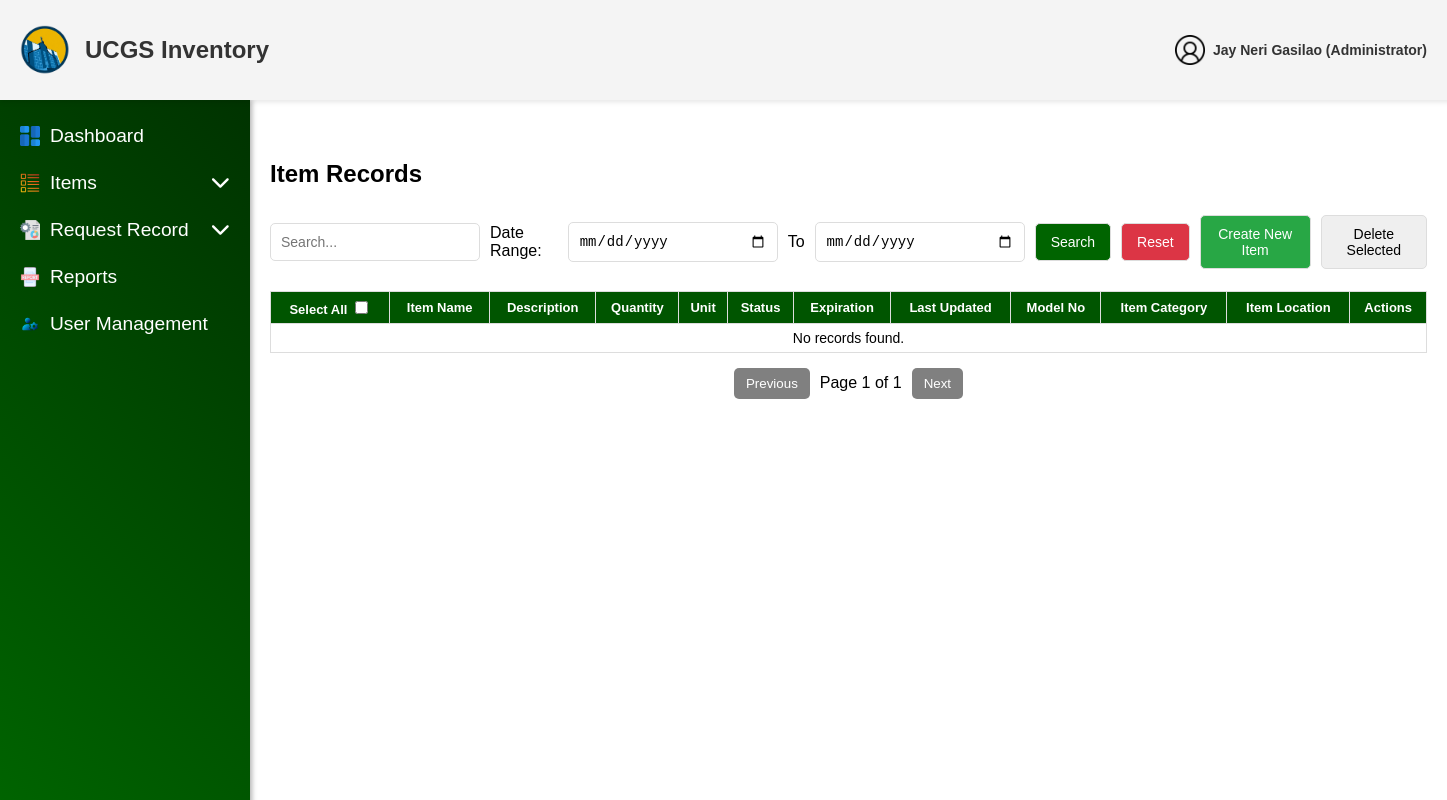
Before: /admin/ItemRecords.php (signed in) with the older database file.
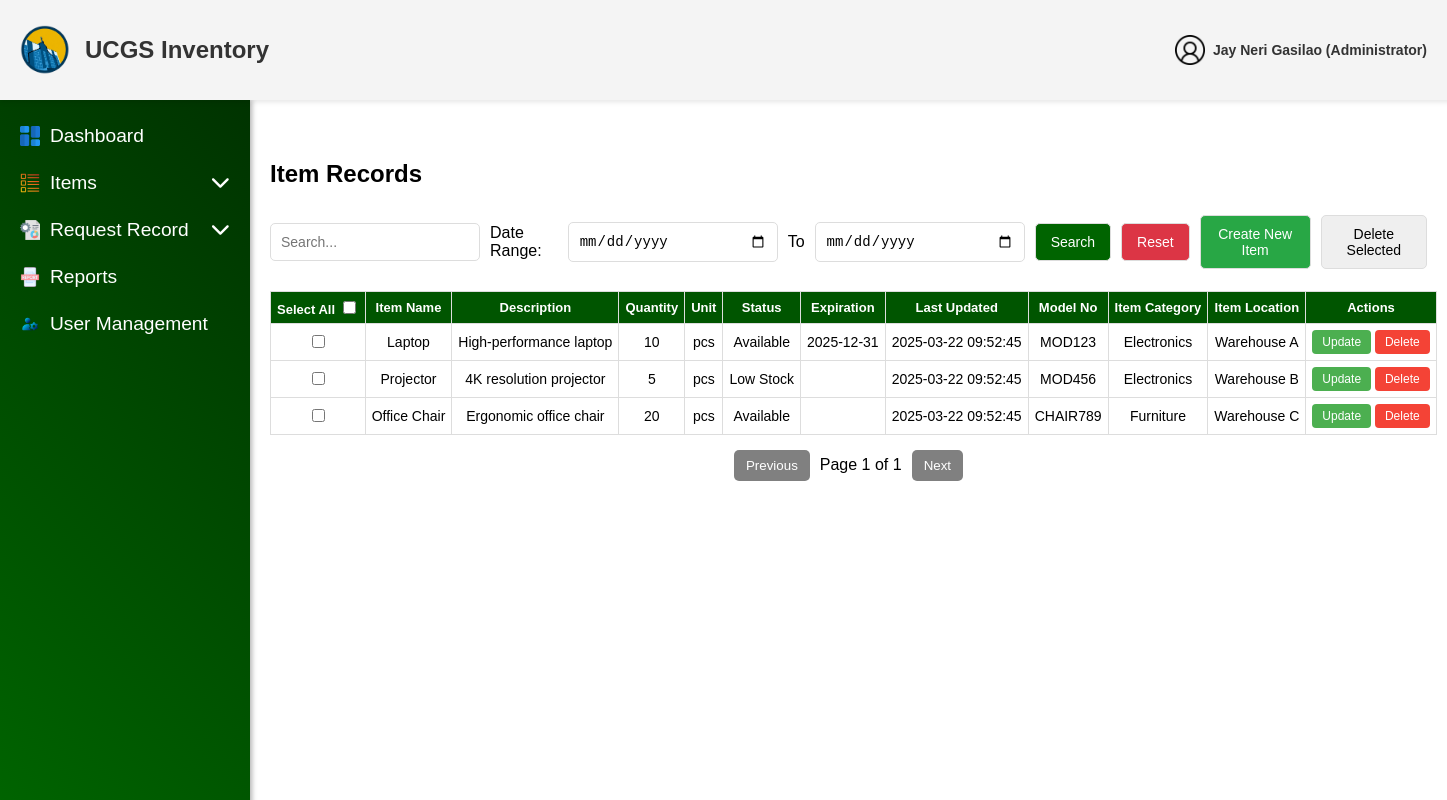
After: the same page with the newer database file.
### tables this page shows
CREATE TABLE IF NOT EXISTS items (
    item_id INT AUTO_INCREMENT PRIMARY KEY,
    item_no VARCHAR(50) UNIQUE NOT NULL,
    item_name VARCHAR(255) NOT NULL,
    description TEXT,
    quantity INT NOT NULL,
    unit VARCHAR(20),
    status ENUM('Available', 'Out of Stock', 'Low Stock') NOT NULL,
    reorder_point INT DEFAULT 0,
    model_no VARCHAR(50),
    item_category VARCHAR(50),
    item_location VARCHAR(50),
    expiration DATE DEFAULT NULL,
    brand VARCHAR(50),
    supplier VARCHAR(50),
    price_per_item DECIMAL(10,2),
    deleted_at DATETIME DEFAULT NULL,
    last_updated DATETIME NOT NULL DEFAULT CURRENT_TIMESTAMP ON UPDATE CURRENT_TIMESTAMP
);

### admin/ItemRecords.php (the view, shortened to what the changed rows need)
<?php
include '../config/db_connection.php';
function getLoggedInUser($conn) {
    $userId = $_SESSION['user_id'];
    $stmt = $conn->prepare("SELECT * FROM users WHERE user_id = ?");
    $stmt->bind_param("i", $userId);
    $stmt->execute();
    $result = $stmt->get_result();
    $user = $result->fetch_assoc();
    return $user;
}
$query = "SELECT * FROM items";
$result = $conn->query($query);
$loggedInUser = getLoggedInUser($conn);
?>
<!DOCTYPE html>
<html lang="en">
<head>
    <link rel="stylesheet" href="../css/records.css">
    <link rel="stylesheet" href="https://cdnjs.cloudflare.com/ajax/libs/font-awesome/6.5.1/css/all.min.css">
</head>
<body>
<div class="main-content">
    <h2>Item Records</h2>
    <form id="item-form">
        <table class="item-table">
            <thead>
                <tr>
                    <th>Select All <input type="checkbox" class="select-all" onclick="toggleSelectAll(this)"></th>
                    <th>Item Name</th>
                    <th>Description</th>
                    <th>Quantity</th>
                    <th>Unit</th>
                    <th>Status</th>
                    <th>Expiration</th>
                    <th>Last Updated</th>
                    <th>Model No</th>
                    <th>Item Category</th>
                    <th>Item Location</th>
                    <th>
                        Actions
                    </th>
                </tr>
            </thead>
            <tbody id="item-table-body">
                <?php if ($result->num_rows > 0): ?>
                    <?php while ($row = $result->fetch_assoc()): ?>
                        <tr>
                            <td><input type="checkbox" class="select-item"></td>
                            <td><?= htmlspecialchars($row['item_name']) ?></td>
                            <td><?= htmlspecialchars($row['description']) ?></td>
                            <td><?= htmlspecialchars($row['quantity']) ?></td>
                            <td><?= htmlspecialchars($row['unit']) ?></td>
                            <td><?= htmlspecialchars($row['status']) ?></td>
                            <td><?= htmlspecialchars($row['expiration']) ?></td>
                            <td><?= htmlspecialchars($row['last_updated']) ?></td>
                            <td><?= htmlspecialchars($row['model_no']) ?></td>
                            <td><?= htmlspecialchars($row['item_category']) ?></td>
                            <td><?= htmlspecialchars($row['item_location']) ?></td>
                            <td>
                                <button type="button" class="update-btn" onclick="openUpdateModal(this)">Update</button>
                                <button type="button" class="delete-btn" onclick="openDeleteModal(this)">Delete</button>
                            </td>
                        </tr>
                    <?php endwhile; ?>
                <?php else: ?>
                    <tr>
                        <td colspan="12">No records found.</td>
                    </tr>
                <?php endif; ?>
            </tbody>
        </table>
    </form>
</div>
</body>
</html>

Changed rows visible on the page:
added items: item_name "Laptop", description "High-performance laptop", quantity "10", unit "pcs", status "Available", expiration "2025-12-31", last_updated "2025-03-22 09:52:45", model_no "MOD123", item_category "Electronics", item_location "Warehouse A"
added items: item_name "Projector", description "4K resolution projector", quantity "5", unit "pcs", status "Low Stock", last_updated "2025-03-22 09:52:45", model_no "MOD456", item_category "Electronics", item_location "Warehouse B"
added items: item_name "Office Chair", description "Ergonomic office chair", quantity "20", unit "pcs", status "Available", last_updated "2025-03-22 09:52:45", model_no "CHAIR789", item_category "Furniture", item_location "Warehouse C"
Other visible differences:
text no longer shown: "No records found."
